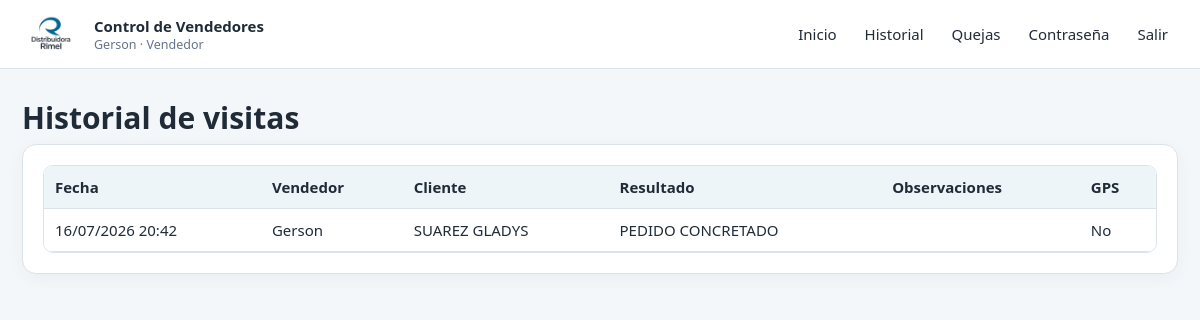
The app's page /history (signed in) with its own data.
### app.py (models this page shows)
class User(db.Model):
    id = db.Column(db.Integer, primary_key=True)
    username = db.Column(db.String(80), unique=True, nullable=False)
    password_hash = db.Column(db.String(255), nullable=False)
    full_name = db.Column(db.String(120), nullable=False)
    role = db.Column(db.String(20), nullable=False, default='seller')
    seller_name = db.Column(db.String(120), nullable=True)
    active = db.Column(db.Boolean, default=True)
    must_change_password = db.Column(db.Boolean, default=True)

class Visit(db.Model):
    id = db.Column(db.Integer, primary_key=True)
    client_id = db.Column(db.Integer, db.ForeignKey('client.id'), nullable=False)
    seller = db.Column(db.String(120), nullable=False, index=True)
    user_id = db.Column(db.Integer, db.ForeignKey('user.id'), nullable=False)
    result = db.Column(db.String(80), nullable=False)
    notes = db.Column(db.Text, nullable=True)
    latitude = db.Column(db.Float, nullable=True)
    longitude = db.Column(db.Float, nullable=True)
    created_at = db.Column(db.DateTime, default=datetime.utcnow, nullable=False, index=True)
    client = db.relationship('Client')
    user = db.relationship('User')

class Client(db.Model):
    id = db.Column(db.Integer, primary_key=True)
    code = db.Column(db.String(30), nullable=False, index=True)
    name = db.Column(db.String(200), nullable=False)
    address = db.Column(db.String(300), nullable=False)
    seller = db.Column(db.String(120), nullable=False, index=True)
    day = db.Column(db.String(20), nullable=False, index=True)
    original_order = db.Column(db.Integer, default=0)
    optimized_order = db.Column(db.Integer, nullable=True)
    latitude = db.Column(db.Float, nullable=True)
    longitude = db.Column(db.Float, nullable=True)
    active = db.Column(db.Boolean, default=True)

### app.py (the view)
@app.get('/history')
@login_required
def history():
    u=current_user(); q=Visit.query.order_by(Visit.created_at.desc())
    if u.role=='seller': q=q.filter_by(seller=u.seller_name)
    visits=q.limit(500).all(); return render_template('history.html', visits=visits)

### app.py (called while the page is built)
def current_user():
    uid = session.get('user_id')
    return db.session.get(User, uid) if uid else None

@app.context_processor
def inject_globals():
    return {'current_user': current_user(), 'allowed_results': ALLOWED_RESULTS}

def login_required(fn):
    @wraps(fn)
    def wrapper(*args, **kwargs):
        if not current_user(): return redirect(url_for('login'))
        return fn(*args, **kwargs)
    return wrapper

@app.before_request
def ensure_db():
    if not getattr(app, '_initialized', False):
        db.create_all(); ensure_schema_updates(); seed_data(); app._initialized=True

### templates/history.html
{% extends 'base.html' %}{% block content %}<h1>Historial de visitas</h1><section class="panel"><div class="table-wrap"><table><thead><tr><th>Fecha</th><th>Vendedor</th><th>Cliente</th><th>Resultado</th><th>Observaciones</th><th>GPS</th></tr></thead><tbody>{% for v in visits %}<tr><td>{{v.created_at.strftime('%d/%m/%Y %H:%M')}}</td><td>{{v.seller}}</td><td>{{v.client.name}}</td><td>{{v.result}}</td><td>{{v.notes or ''}}</td><td>{{'Sí' if v.latitude else 'No'}}</td></tr>{% endfor %}</tbody></table></div></section>{% endblock %}

### templates/base.html (shortened to what this page needs)
<!doctype html><html lang="es"><head><link rel="stylesheet" href="/static/styles.css"></head><body>
<header><img src="/static/logo.png" alt="RIMEL"><div><strong>Control de Vendedores</strong><small>{% if current_user %}{{ current_user.full_name }} · {{ 'Gerencial' if current_user.role=='manager' else 'Vendedor' }}{% endif %}</small></div>{% if current_user %}<nav><a href="/">Inicio</a><a href="/history">Historial</a><a href="/complaints">Quejas</a>{% if current_user.role=='manager' %}<a href="/tracking">GPS en vivo</a><a href="/clients">Clientes y rutas</a><a href="/users">Usuarios</a>{% endif %}<a href="/change-password">Contraseña</a><a href="/logout">Salir</a></nav>{% endif %}</header>
<main>{% with messages=get_flashed_messages(with_categories=true) %}{% for cat,msg in messages %}<div class="flash {{cat}}">{{msg}}</div>{% endfor %}{% endwith %}{% block content %}{% endblock %}</main>
<script>if('serviceWorker' in navigator){navigator.serviceWorker.register('/service-worker.js');}</script>{% block scripts %}{% endblock %}</body></html>

### static/styles.css (style rules this page uses)
:root { --blue:#0876a8;--dark:#202b38;--bg:#f4f7fa;--line:#dbe3ea }
* { box-sizing:border-box }
body { margin:0;background:var(--bg);font:15px system-ui,-apple-system,Segoe UI,sans-serif;color:var(--dark) }
header { position:sticky;top:0;z-index:10;display:flex;align-items:center;gap:14px;padding:10px 22px;background:#fff;border-bottom:1px solid var(--line) }
header img { width:58px;height:48px;object-fit:contain }
header div { display:flex;flex-direction:column }
header small { color:#64748b }
nav { margin-left:auto;display:flex;gap:8px;flex-wrap:wrap }
nav a { padding:8px 10px;text-decoration:none;color:var(--dark);border-radius:8px }
main { max-width:1450px;margin:auto;padding:22px }
h1 { margin:.2em 0 }
.login-card,.panel { background:#fff;border:1px solid var(--line);border-radius:14px;padding:20px;box-shadow:0 4px 16px #1e293b0c }
.table-wrap { max-height:60vh;overflow:auto;border:1px solid var(--line);border-radius:10px }
table { border-collapse:collapse;width:100%;background:#fff }
th,td { text-align:left;padding:11px;border-bottom:1px solid var(--line);vertical-align:top }
thead th { position:sticky;top:0;background:#eef5f8;z-index:2 }

### records on screen
User: full_name "Gerson", role "Vendedor"
Visit: created_at "16/07/2026 20:42", seller "Gerson", client.name "SUAREZ GLADYS", result "PEDIDO CONCRETADO", latitude "No"
